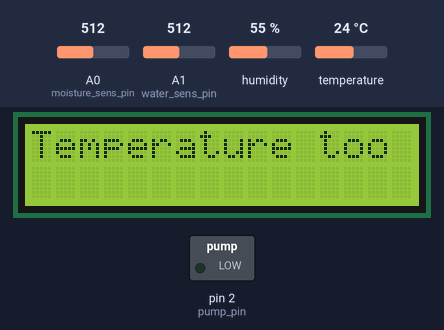
Recording of a sketch running on a simulated Arduino Uno, built with avr-gcc and run on an emulated ATmega328P. Shown: 16×2 character LCD, switched loads named in the sketch (green lamp = pin HIGH). The test bench sets the inputs (shaded band); at power-on: A0 (moisture_sens_pin) = 512, A1 (water_sens_pin) = 512, humidity 55 %, temperature 24 °C. What the sketch prints to the serial monitor is not drawn.

Above: at 1.2 s.
1.3 s: A0 (moisture_sens_pin) set to 882
At 4.8 s:
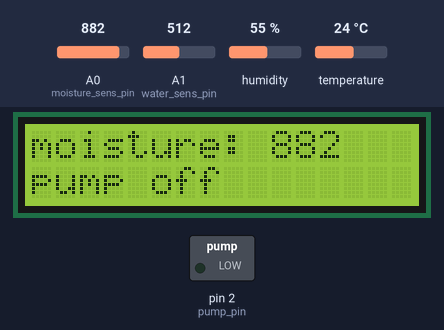
15.3 s: A0 (moisture_sens_pin) set to 919
At 17.1 s:
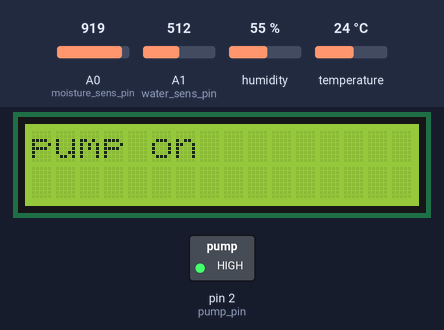
25.9 s: A0 (moisture_sens_pin) set to 890
At 26.3 s:
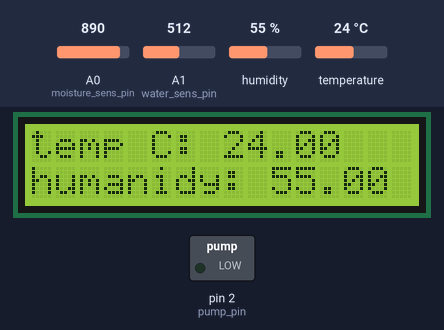
39.5 s: A1 (water_sens_pin) set to 105
53.4 s: A1 (water_sens_pin) set to 91
At 66.9 s:
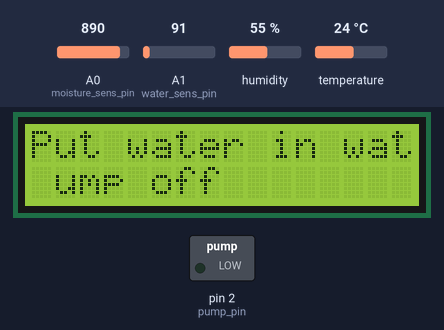
67.4 s: humidity set to 22 %
At 71.9 s:
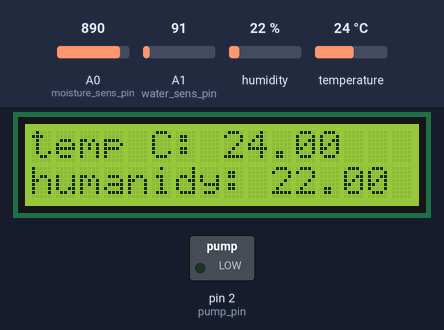
Timing chart, 0 to 73.4 s (numbered marks = the images above; inputs shaded):
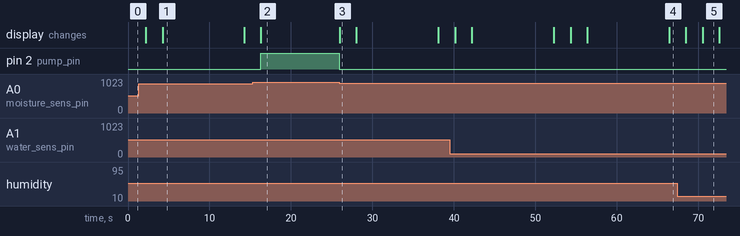

Measured:
- the behaviour switches between 900 and 901 on A0 (moisture_sens_pin) (found by bisection; images 1 and 2)
- the behaviour switches between 101 and 100 on A1 (water_sens_pin) (found by bisection; images 3 and 4)
- after the input at 15.3 s, pin 2 (pump_pin): LOW → HIGH after 1.0 s; the display: changes after 1.0 s (image 2)
- after the input at 25.9 s, pin 2 (pump_pin): HIGH → LOW at once; the display: changes after 0.08 s (image 3)
- after the input at 53.4 s, the display: first differs from a run without the input after 13.0 s (image 4)
- what the display in image 1 shows lasts 10.1 s, from 4.2 s to 14.3 s
- what the display in image 3 shows lasts 2.0 s, from 26.0 s to 28.0 s

The sketch:

code.ino
```cpp
#include <dht11.h>  // tem_sens
#define DHT11PIN 4 // tem_sens
dht11 DHT11;  // tem_sens
#include <Wire.h>
#include <LiquidCrystal_I2C.h>
int water_sens_pin = A1;
int moisture_sens_pin = A0;
int pump_pin = 2; //relay pin

LiquidCrystal_I2C lcd(0x27, 16, 2);

void setup() {

  Serial.begin(9600);
  lcd.init();
  lcd.backlight();
  pinMode(water_sens_pin, INPUT);
  pinMode(moisture_sens_pin, INPUT); // input bo szczytuje
  pinMode(pump_pin, OUTPUT); // out bo wysyłam do niego

}

void loop() {

  // WATER LEVEL SENSOR
  int water_sens_val = analogRead(water_sens_pin);
  Serial.println("NEW");
  Serial.println();
  Serial.println();
  Serial.println();

  if (water_sens_val<=100){
    Serial.println("Empty ");
    Serial.println("Put water in water tank ");
    lcd.setCursor(0,0);
    lcd.print("Put water in water tank" + String("                  "));
    delay(2000);
  }

  // TEMP SENSOR val_humidity
  DHT11.read(DHT11PIN);
  float val_humidity = ((float)DHT11.humidity, 2);
  float val_temp = ((float)DHT11.temperature, 2);

  if (val_humidity > 90){
    Serial.println("humidity too high ");
    lcd.setCursor(0,0);
    lcd.print("humidity too high" + String("                  "));
    delay(2000);
  }
  if (val_temp < 10){
    Serial.println("Temperature too low ");
    lcd.setCursor(0,0);
    lcd.print("Temperature too low" + String("                  "));
    delay(2000);
  }

  // SOIL_MOISTURE_SENSOR
  int moisture_sens_val = 0;
  moisture_sens_val = analogRead(moisture_sens_pin);
  Serial.println(moisture_sens_val);

  if (moisture_sens_val > 900) {

    Serial.println("goes to pumpOn func");
    pumpOn();

  }

  lcd.setCursor(0,0);
  lcd.print("temp C: " + String((float)DHT11.temperature, 2) + "                  ");

  lcd.setCursor(0,1);
  lcd.print("humanidy: " + String((float)DHT11.humidity) + "                  " );

  delay(2000);

  lcd.setCursor(0,0);
  lcd.print("moisture: " + String(moisture_sens_val) + "                  ");

  lcd.setCursor(0,1);
  lcd.print("pump off" + String("                  "));

  delay(10000);
  }

  void pumpOn() {
    lcd.clear();
    lcd.setCursor(0,0);
    lcd.print("pump on" + String("                  "));
    int curr_moisture_sens_val = 901;
    while (curr_moisture_sens_val > 900){
    Serial.println("Water Pump is ON ");
    digitalWrite(pump_pin, HIGH);
    Serial.println(curr_moisture_sens_val);
    curr_moisture_sens_val = analogRead(moisture_sens_pin);
    }
    digitalWrite(pump_pin, LOW);
  }
```
